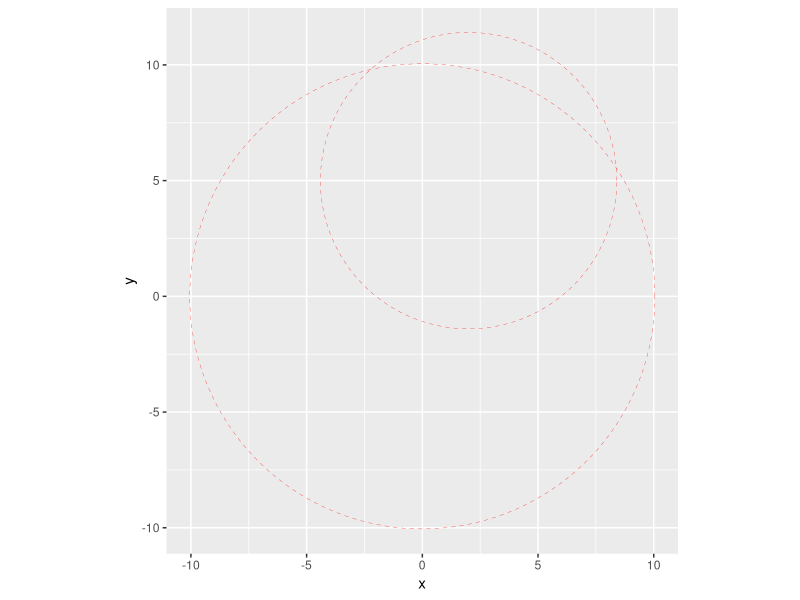
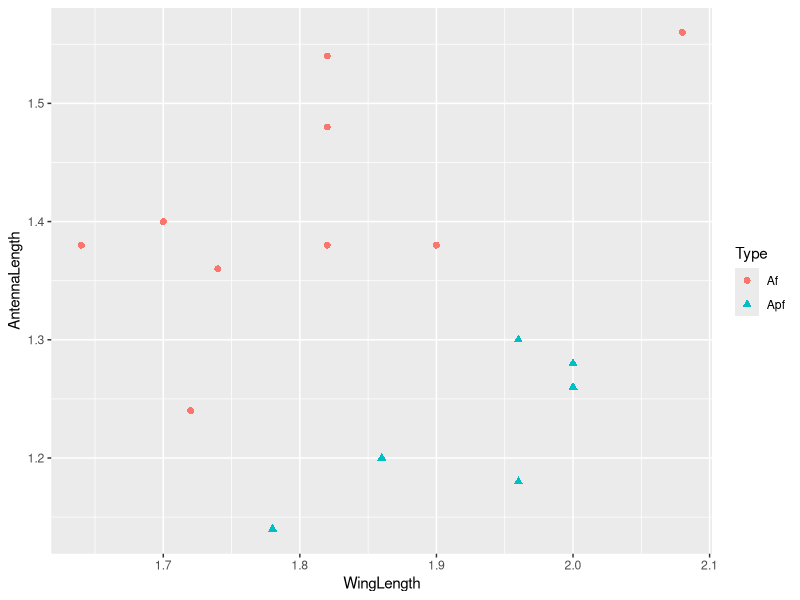
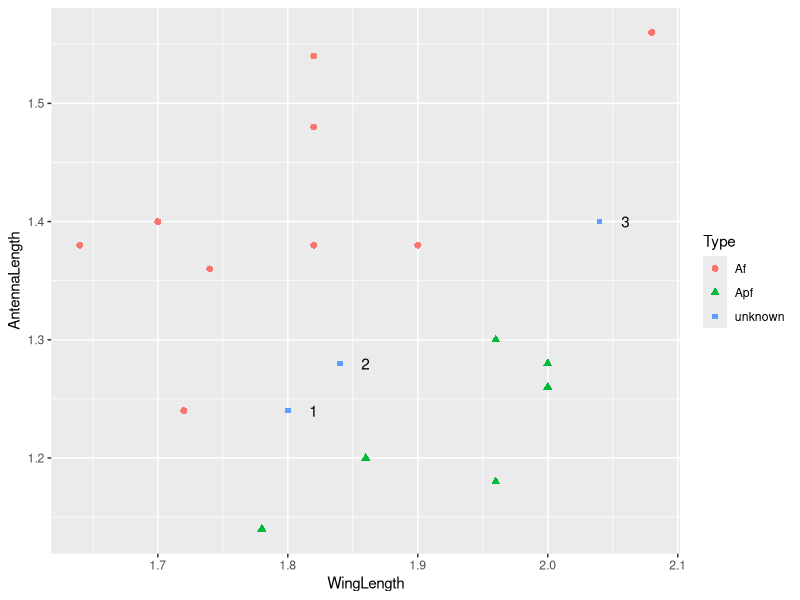
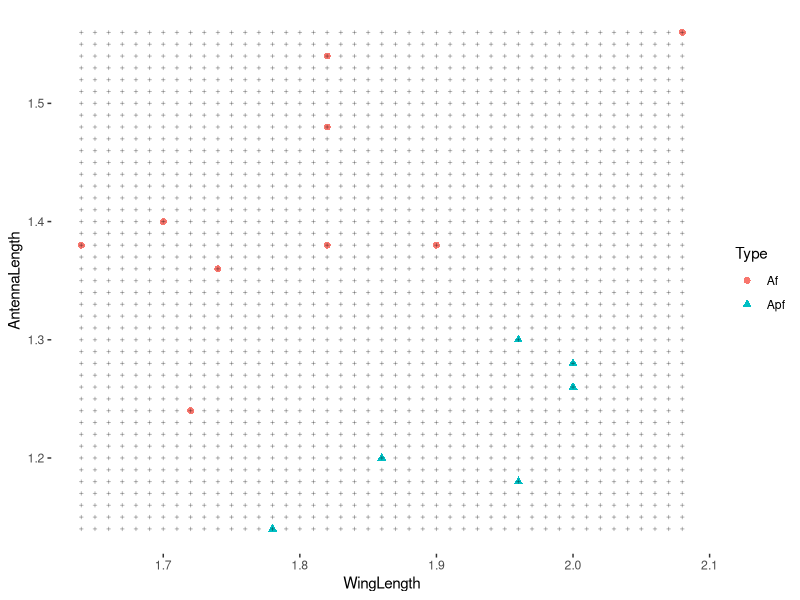
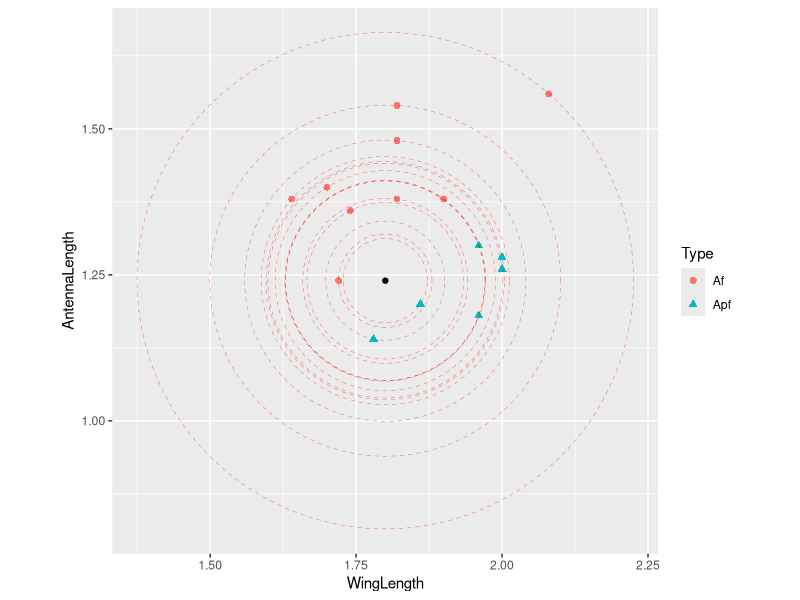
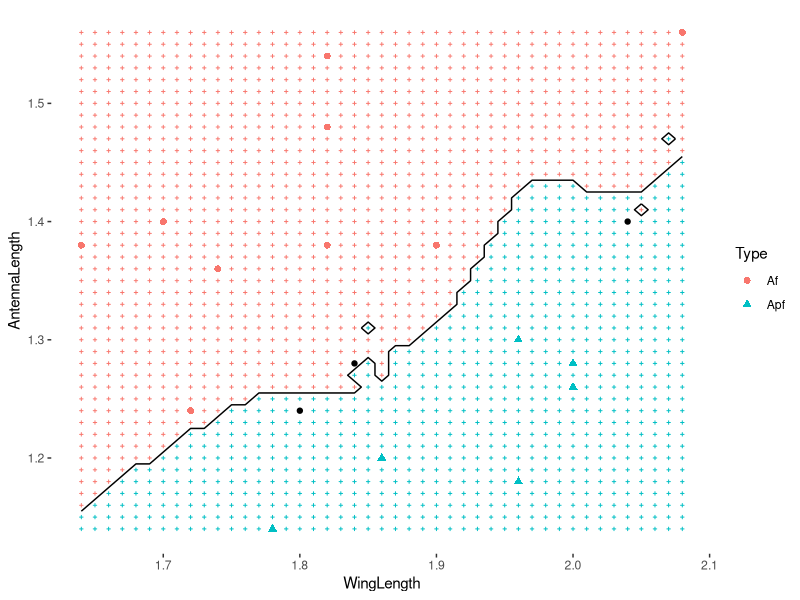

Generate these figures, in order, with R:
## ---- chunk 1
knitr::opts_chunk$set(echo = TRUE)
require(tidyverse)     #for ggplot, pipes, etc.
require(modelr)        #for data grid
require(class)         #for knn
## ---- chunk 2
addCircle <- function(center, point) {
  # Calculate the radius between the center and point on circumference
  r <- sqrt((center[[1]] - point[[1]])^2 +
            (center[[2]] - point[[2]])^2)

  # Use parametric function of a circle to create 180 points
  # on the circle centered at "center" of radius "r"
  myCircle <-
    tibble(x = center[[1]] + r*cos(seq(0, 2*pi, by = pi/180)),
           y = center[[2]] + r*sin(seq(0, 2*pi, by = pi/180)))

  # Use geom_path() to draw a path through the points
  # make the circle red and dashed and thin
  geom_path(data = myCircle,
            aes(x = x, y = y),
            color = "red", linetype = "dashed", size = 0.1)
}
## ---- chunk 3
ggplot() + addCircle(c(2,5), c(7,1)) +
  addCircle(c(0,0), c(10,1)) +
  coord_fixed()
## ---- chunk 4
midge.train <- as_tibble(read.csv("ISLR Chapter 2 Lab 3 Midge.txt",
                                  header = TRUE))

midge.train 

levels(midge.train$Type)

table(midge.train$Type)
## ---- chunk 5
midge.train %>%
  ggplot(aes(x = WingLength,
             y = AntennaLength)) +
  geom_point(aes(color = Type,
                 shape = Type), size = 2)   -> midgePlot

midgePlot
## ---- chunk 6
midge.test <- tibble(Type = c("unknown", "unknown", "unknown"),
                     WingLength = c(1.80, 1.84, 2.04),
                     AntennaLength = c(1.24, 1.28,1.4),
                     Index = c(1, 2, 3))
midge.test

midgePlot +
  geom_point(data = midge.test,
             aes(color = Type, shape = Type)) +
  geom_text(data = midge.test,
            aes(label = Index),
            nudge_x = 0.02)
## ---- chunk 7
midge.train %>%
  data_grid(WingLength =
              seq_range(WingLength, by = 0.01),
            AntennaLength =
              seq_range(AntennaLength, by = 0.01)
  ) -> midge.grid

midgePlot +
  geom_point(data = midge.grid,
             shape = 3, size = 0.5, alpha = 0.3) +
  theme(panel.background = element_blank())
## ---- chunk 8
j <- 1
center <- c(midge.test[j, 2], midge.test[j,3])
center
## ---- chunk 9
myPlot <- midgePlot
## ---- chunk 10
for (i in 1:15){
  point <- c(midge.train[i, 2], midge.train[i, 3])
  myPlot <- myPlot + addCircle(center, point)
}
## ---- chunk 11
myPlot +
  geom_point(data = slice(midge.test, j)) +
  coord_fixed()
## ---- chunk 12
train.input <- midge.train %>% select(WingLength, AntennaLength)
## ---- chunk 13
test.input <- midge.grid %>% select(WingLength, AntennaLength)
## ---- chunk 14
train.output <- midge.train$Type

neighbors <- 3

set.seed(1)
midge.grid$Type <- knn(train = train.input,
                      test  = test.input,
                      cl    = train.output,
                      k     = neighbors,
                      prob = TRUE)


# View(data.frame(attr(midge.grid$Type, 'prob')))

midgePlot +
  geom_point(data = midge.grid,
             aes(color = Type),
             shape = 3, size = 0.5) +
  geom_contour(data = midge.grid,
               aes(z = as.numeric(Type) ),
               breaks = c(1.5),
               color = "black") +
  theme(panel.background = element_blank()) +
  geom_point(data = midge.test,
             color = "black")
## ---- chunk 15

for (neighbors in c(3,5,7,9)) 
  {
    set.seed(1)
    midge.grid$Type <- knn(train = train.input,
                          test  = test.input,
                          cl    = train.output,
                          k     = neighbors,
                          prob = TRUE)
    
    
    # View(data.frame(attr(midge.grid$Type, 'prob')))
    
    midgePlot +
      geom_point(data = midge.grid,
                 aes(color = Type),
                 shape = 3, size = 0.5) +
      geom_contour(data = midge.grid,
                   aes(z = as.numeric(Type) ),
                   breaks = c(1.5),
                   color = "black") +
      theme(panel.background = element_blank()) +
      geom_point(data = midge.test,
                 color = "black")
}
## ---- chunk 16
view(data.frame(attr(midge.grid$Type, 'prob')))
